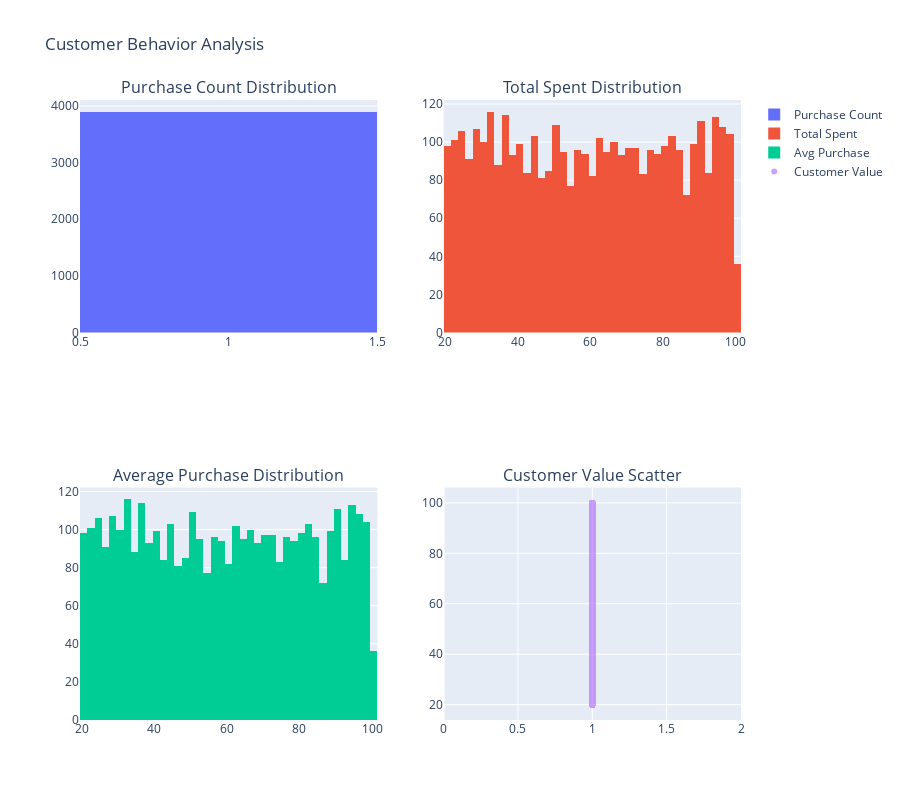

The notebook cell this image was saved under:
### Markdown cell above
## 2. Customer Behavior Analysis

### Code cell
# Customer purchasing patterns
print("🛍️ CUSTOMER PURCHASING PATTERNS")
print("=" * 50)

# Analyze purchase patterns from original data
if customer_col in df.columns and amount_col and amount_col in df.columns:
    customer_stats = df.groupby(customer_col).agg({
        amount_col: ['count', 'sum', 'mean', 'std']
    }).round(2)
    
    customer_stats.columns = ['Purchase_Count', 'Total_Spent', 'Avg_Purchase', 'Purchase_Std']
    
    if 'Category' in df.columns:
        customer_stats['Categories_Purchased'] = df.groupby(customer_col)['Category'].nunique()
    
    print(f"\n📊 CUSTOMER STATISTICS SUMMARY:")
    display(customer_stats.describe())
    
    # Customer value distribution
    fig = make_subplots(
        rows=2, cols=2,
        subplot_titles=['Purchase Count Distribution', 'Total Spent Distribution', 
                       'Average Purchase Distribution', 'Customer Value Scatter']
    )
    
    fig.add_trace(
        go.Histogram(x=customer_stats['Purchase_Count'], name='Purchase Count'),
        row=1, col=1
    )
    
    fig.add_trace(
        go.Histogram(x=customer_stats['Total_Spent'], name='Total Spent'),
        row=1, col=2
    )
    
    fig.add_trace(
        go.Histogram(x=customer_stats['Avg_Purchase'], name='Avg Purchase'),
        row=2, col=1
    )
    
    fig.add_trace(
        go.Scatter(
            x=customer_stats['Purchase_Count'], 
            y=customer_stats['Total_Spent'],
            mode='markers',
            name='Customer Value',
            opacity=0.6
        ),
        row=2, col=2
    )
    
    fig.update_layout(height=800, title_text="Customer Behavior Analysis")
    fig.show()
else:
    print("⚠️ Required columns not found for customer analysis")

### Figure 1 — Plotly figure (JSON) as saved in the notebook; plotly's stock layout.template omitted (floating-point values rounded to 4 significant figures; data arrays with more than 128 entries replaced by an {"elided": "..."} marker saying what was removed)
{"data": [{"name": "Purchase Count", "type": "histogram", "x": {"elided": "3900 int values"}, "xaxis": "x", "yaxis": "y"}, {"name": "Total Spent", "type": "histogram", "x": {"elided": "3900 int values"}, "xaxis": "x2", "yaxis": "y2"}, {"name": "Avg Purchase", "type": "histogram", "x": {"elided": "3900 float values"}, "xaxis": "x3", "yaxis": "y3"}, {"mode": "markers", "name": "Customer Value", "opacity": 0.6, "type": "scatter", "x": {"elided": "3900 int values"}, "xaxis": "x4", "y": {"elided": "3900 int values"}, "yaxis": "y4"}], "layout": {"annotations": [{"font": {"size": 16}, "showarrow": false, "text": "Purchase Count Distribution", "x": 0.225, "xanchor": "center", "xref": "paper", "y": 1, "yanchor": "bottom", "yref": "paper"}, {"font": {"size": 16}, "showarrow": false, "text": "Total Spent Distribution", "x": 0.775, "xanchor": "center", "xref": "paper", "y": 1, "yanchor": "bottom", "yref": "paper"}, {"font": {"size": 16}, "showarrow": false, "text": "Average Purchase Distribution", "x": 0.225, "xanchor": "center", "xref": "paper", "y": 0.375, "yanchor": "bottom", "yref": "paper"}, {"font": {"size": 16}, "showarrow": false, "text": "Customer Value Scatter", "x": 0.775, "xanchor": "center", "xref": "paper", "y": 0.375, "yanchor": "bottom", "yref": "paper"}], "height": 800, "title": {"text": "Customer Behavior Analysis"}, "xaxis": {"anchor": "y", "domain": [0, 0.45]}, "xaxis2": {"anchor": "y2", "domain": [0.55, 1]}, "xaxis3": {"anchor": "y3", "domain": [0, 0.45]}, "xaxis4": {"anchor": "y4", "domain": [0.55, 1]}, "yaxis": {"anchor": "x", "domain": [0.625, 1]}, "yaxis2": {"anchor": "x2", "domain": [0.625, 1]}, "yaxis3": {"anchor": "x3", "domain": [0, 0.375]}, "yaxis4": {"anchor": "x4", "domain": [0, 0.375]}}}
